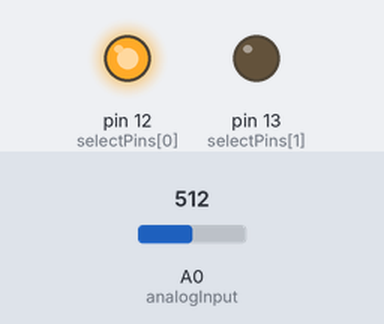
The sketch below on a simulated Arduino Uno, built with avr-gcc and run on an emulated ATmega328P. Shown: output pins drawn as LEDs (lit = HIGH). The inputs (shaded band) are chosen by the test bench; at power-on: A0 (analogInput) = 512. What the sketch prints to the serial monitor is not drawn.

Above: at 0.1 s.
Timing chart, 0 to 1.6 s (numbered marks = the images above):
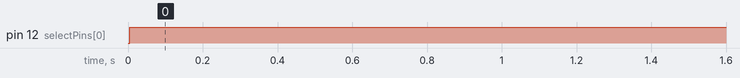

The sketch:

multiplexing.ino
```cpp
const int selectPins[2] = {12, 13};
const int analogInput = A0;

void setup()
{
  Serial.begin(9600);
  // Set up the select pins as outputs:
  for (int i=0; i < 2; i++)
  {
    pinMode(selectPins[i], OUTPUT);
    digitalWrite(selectPins[i], HIGH);
  }

  // Create header table
  Serial.println("Y0\tY1\tY2\tY3\tY4\tY5\tY6\tY7");
  Serial.println("---\t---\t---\t---\t---\t---\t---\t---");
}

void loop()
{
  // Loop through all eight pins.
  for (byte pin=0; pin <= 1; pin++)
  {
      for (int i=0; i < 3; i++) {
          digitalWrite(selectPins[i], pin & (1 << i)?HIGH:LOW);
      }
      int inputValue = analogRead(analogInput);

      Serial.print("Device:" + String(inputValue) + "\t");
  }
  Serial.println();
  delay(1000);
}
```

Measured:
- by itself, pin 12 (selectPins[0]): LOW → HIGH at 0.00 s
